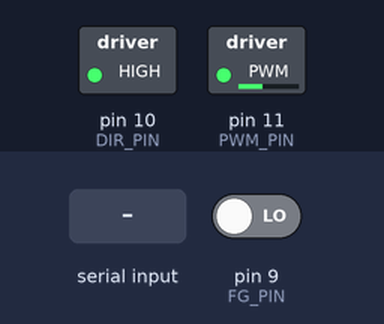
Simulated run of this sketch. Board: Arduino Uno, built with avr-gcc and run on an emulated ATmega328P. Shown: switched loads named in the sketch (green lamp = pin HIGH). Inputs (shaded band) come from the test bench; at power-on: pin 9 (FG_PIN) LOW. What the sketch prints to the serial monitor is not drawn.

Above: at 1.2 s.
1.3 s: "pause\n" received over Serial
At 2.7 s:
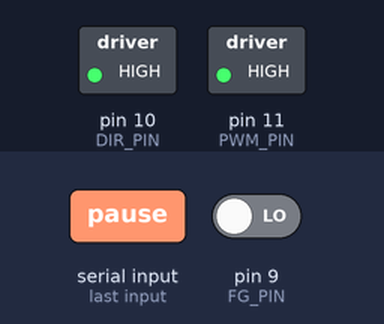
3.0 s: "reverse\n" received over Serial
At 3.8 s:
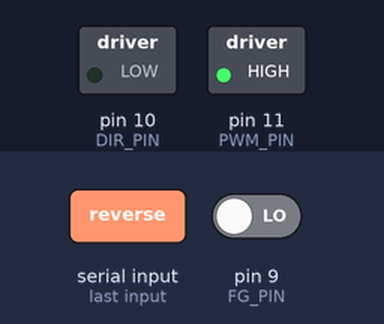
4.5 s: "resume\n" received over Serial
At 5.1 s:
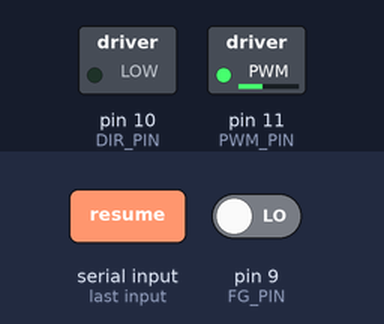
6.0 s: "30,150,10\n" received over Serial
At 7.2 s:
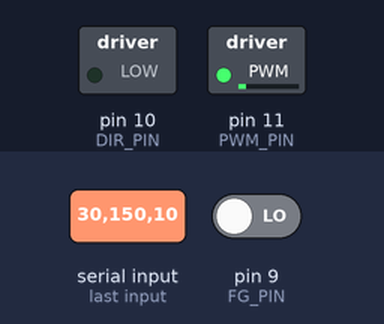
7.5 s: "reverse\n" received over Serial
At 8.7 s:
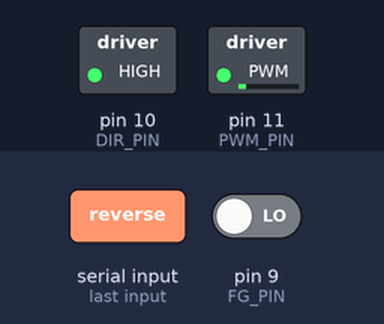
Timing chart, 0 to 10.5 s (numbered marks = the images above; inputs shaded):
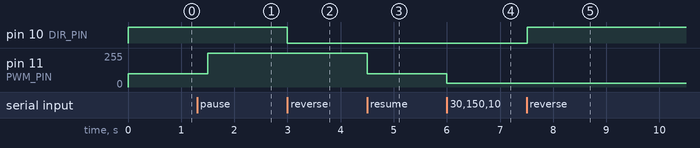

Measured:
- after the input at 1.3 s, pin 11 (PWM_PIN): 100/255 → 255/255 after 0.20 s
- after the input at 3.0 s, pin 10 (DIR_PIN): HIGH → LOW at once
- after the input at 4.5 s, pin 11 (PWM_PIN): 255/255 → 100/255 at once
- after the input at 6.0 s, pin 11 (PWM_PIN): 100/255 → 30/255 at once
- after the input at 7.5 s, pin 10 (DIR_PIN): LOW → HIGH at once

The sketch:

motor_code.ino
```cpp
const int PWM_PIN = 11;     // PWM speed control (Yellow)
const int DIR_PIN = 10;     // Direction control (Blue)
const int FG_PIN  = 9;      // Feedback pin (White)

int speedVal = 100;         // Current speed value
int lastSpeed = 100;        // Saved speed value before pause
bool direction = HIGH;      // Current motor direction
unsigned long lastPrintTime = 0;  // For live RPM updates

void setup() {
  Serial.begin(115200);
  pinMode(PWM_PIN, OUTPUT);
  pinMode(DIR_PIN, OUTPUT);
  pinMode(FG_PIN, INPUT);

  digitalWrite(DIR_PIN, direction);
  analogWrite(PWM_PIN, speedVal);

  Serial.println("Motor Ready.");
  Serial.println("Type a number (0–255), 'pause', 'resume', or 'reverse'.");
}

void loop() {
  // ===== Handle Serial Commands =====
  if (Serial.available()) {
    String input = Serial.readStringUntil('\n');
    input.trim();

    if (input.equalsIgnoreCase("pause")) {
      lastSpeed = speedVal;
      analogWrite(PWM_PIN, 255);
      Serial.println("Motor paused.");
    } else if (input.equalsIgnoreCase("resume")) {
      speedVal = lastSpeed;
      analogWrite(PWM_PIN, speedVal);
      Serial.print("Motor resumed at speed: ");
      Serial.println(speedVal);
    } else if (input.equalsIgnoreCase("reverse")) {
      direction = !direction;
      digitalWrite(DIR_PIN, direction);
      Serial.print("Direction reversed. Now: ");
      Serial.println(direction == HIGH ? "FORWARD" : "REVERSE");
    } else if (input.toInt() >= 0 && input.toInt() <= 255) {
      speedVal = input.toInt();
      analogWrite(PWM_PIN, speedVal);
      Serial.print("Speed set to: ");
      Serial.println(speedVal);
    } else {
      Serial.println("Invalid input. Use 0–255, 'pause', 'resume', or 'reverse'.");
    }
  }

  // ===== Live RPM + Speed Display =====
  unsigned long currentTime = millis();
  if (currentTime - lastPrintTime > 1000) { // Update every second
    long pulseTime = pulseIn(FG_PIN, HIGH, 500000);
    if (pulseTime > 0) {
      float rpm = 111111.0 / pulseTime;
      Serial.print("Live RPM: ");
      Serial.print(rpm);
      Serial.print(" | Speed Value: ");
      Serial.println(speedVal);
    } else {
      Serial.println("No FG signal detected.");
    }
    lastPrintTime = currentTime;
  }
}
```
